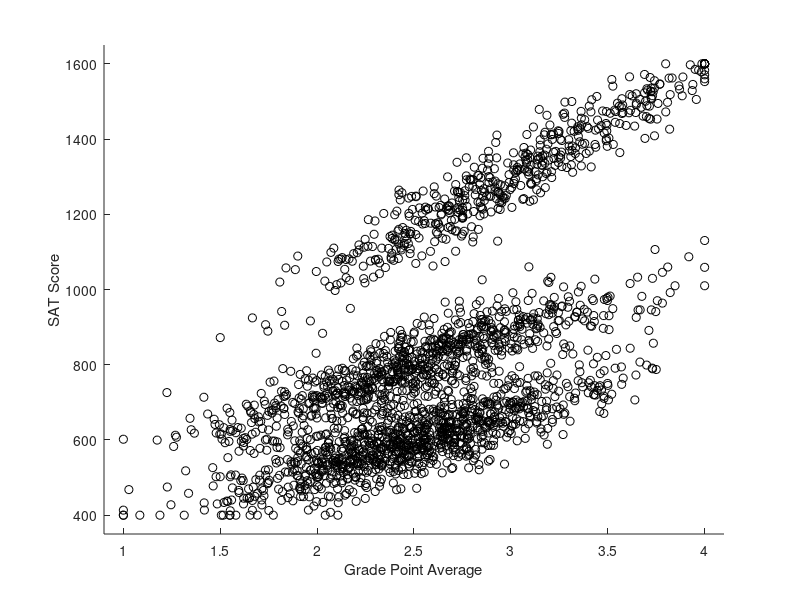

This figure's MATLAB source: (Note: this script raises an error after producing the figure.)
% Generate example/test data for a mixed effects model.
%
% Premise: A scientist wants to test if SAT score is correlated with high
% school GPA.  She has collected data from 120 students attending 3 high
% schools in St. Louis: Jennings (a public high school plagues by poverty),
% Gateway Science Academy (a charter school), and Burroughs (an elite
% college prep school). Due to data being collected during the COVID-19
% pandemic, students attended school using Zoom, Google Meet, Microsoft
% Teams, or in-person.
%
% GPA ranges from 1.0 to 4.0 with an average of about 3.0.
% SAT scores range from 400 (lowest possible score) to 1600 (perfect).
% Both are (supposed) to be normally distributed.

%% Generate the Data

% Number of students in each school.
n_jennings = 1000;
n_gateway = 800;
n_burroughs = 500;
n = n_jennings + n_gateway + n_burroughs;

% Generate GPAs.
gpa = normrnd(2.5,0.5,n,1);
gpa(gpa < 1) = 1;
gpa(gpa > 4) = 4;

% Split students into 3 high schools.
school = zeros(n,3);
school(1:n_jennings, 1) = 1; % Jennings
school((n_jennings+1):(n_jennings+n_gateway), 2) = 1; % Gateway
school((n_jennings+n_gateway+1):n, 3) = 1; % Burroughs

% Also create a categorical variable to indicate school membership.
% 1 = Jennings
% 2 = Gateway
% 3 = Burroughs
G = sum(school .* [1,2,3], 2);

% Simulate some overall relationship between SAT score and GPA.
intercept = 300;
slope = 200;
sat = intercept + gpa .* slope;

% Mix in the effect of school.
% Comment/uncomment to simulate random intercept, random slope, or random
% intercept + slope models.
school_intercept = [-75; 75; 300];
%school_intercept = [0; 0; 0];
school_slope = [-50; -30; 80];
%school_slope = [0; 0; 0];
sat = sat + school * school_intercept + school.*gpa * school_slope;

% Adjust the "true" slope and intercept to reflect the average cluster
% contributions.
intercept = intercept + mean(school_intercept);
slope = slope + mean(school_slope);

% The GPA of students at Burroughs is inflated.
% This makes the fixed effects only estimate biased.
gpa(school(:,3) == 1) = gpa(school(:,3) == 1) + 0.5;
gpa(gpa > 4) = 4;

% Add in homoskedastic error.
sat = sat + normrnd(0, 50, n, 1);

% Clip data to range of possible SAT scores.
sat(sat < 400) = 400;
sat(sat > 1600) = 1600;

%% Fixed Effects Model (GPA only)

model_fixed = struct;

% The observations are SAT score.
Y = sat;
model_fixed.Y = Y;

% Construct fixed effects design matrix.
X = [ones(n,1), gpa];
model_fixed.X = X;

% Fit the fixed effects model.
Xpinv = pinv(X);
model_fixed.B = pinv(X)*Y;

% Find the standard errors.
model_fixed.SE = sqrt(diag(pinv(X)*pinv(X)'*sum((Y-X*model_fixed.B).^2)/size(Y,1)));

% Compute T-values.
model_fixed.T = model_fixed.B ./ model_fixed.SE;

% Scatterplot
figure; hold on;
scatter_h = scatter(gpa, sat, 'k');
xlabel('Grade Point Average'); ylabel('SAT Score');
xrange = [0.9, 4.1]; xlim(xrange); ylim([350,1650]);
line(xrange, model_fixed.B(1) + xrange.*model_fixed.B(2), 'Color', scatter_h.CData, 'LineStyle', '--');
title({['Fixed Effects B = [' num2str(model_fixed.B(1), '%0.0f') '; ' num2str(model_fixed.B(2), '%0.0f') ']']; ['SE = [' num2str(model_fixed.SE(1), '%0.0f') '; ' num2str(model_fixed.SE(2), '%0.0f') '], T = [' num2str(model_fixed.T(1), '%0.2f') ', ' num2str(model_fixed.T(2), '%0.2f') ']']}, 'interpreter', 'none');

% Compute Standard Error for Fixed Effects Model Using Sandwich Estimator
resid = model_fixed.Y - model_fixed.X * model_fixed.B;
model_fixed.swe_covB = swe(Xpinv, resid, G);
clear resid Xpinv

% Start a table to track and compare estimates of B and its standard error
% using different method.
comparison_tbl = table(repmat(model_fixed.B', 2, 1), [model_fixed.SE'; sqrt(diag(model_fixed.swe_covB.block))'], 'VariableNames', {'B', 'SE'}, 'RowNames', {'Fixed Only', 'Fixed + Block SwE'});

%% Mixed Effects Model, Random Intercept for School

% The random effect design matrix is just three columns of ones and zeros
% encoding which school the student goes to.
Z = school;

% There is only one random effect variance, that of the intercept.
sigma_ncols = [3];

% Fit the mixed effects model using the method of moments!
model_int = mom(X, Y, Z, sigma_ncols);
clear Z sigma_ncols;

% We can extract the standard error from the diagonal of the
% variance-covariance matrix for B.
model_int.SE = sqrt(diag(model_int.B_cov));
model_int.T = model_int.B ./ model_int.SE;

% Scatterplot
figure; hold on;
scatter_h1 = scatter(gpa(logical(school(:,1))), sat(logical(school(:,1))));
scatter_h2 = scatter(gpa(logical(school(:,2))), sat(logical(school(:,2))));
scatter_h3 = scatter(gpa(logical(school(:,3))), sat(logical(school(:,3))));
xlabel('Grade Point Average'); ylabel('SAT Score');
xrange = [0.9, 4.1]; xlim(xrange); ylim([350,1650]);
line_fixed = line(xrange, model_fixed.B(1) + xrange.*model_fixed.B(2), 'Color', 'black', 'LineStyle', '--');
line_marginal = line(xrange, model_int.B(1) + xrange.*model_int.B(2), 'Color', 'black');
line(xrange, model_int.B(1) + model_int.u(1) + xrange.*model_int.B(2), 'Color', scatter_h1.CData);
line(xrange, model_int.B(1) + model_int.u(2) + xrange.*model_int.B(2), 'Color', scatter_h2.CData);
line(xrange, model_int.B(1) + model_int.u(3) + xrange.*model_int.B(2), 'Color', scatter_h3.CData);
legend([scatter_h3, scatter_h2, scatter_h1, line_marginal, line_fixed], 'Burroughs', 'Gateway', 'Jennings', 'Marginal', 'Fixed Only', 'Location', 'Northwest');
title({['Random Intercept, B = [' num2str(model_int.B(1), '%0.0f') '; ' num2str(model_int.B(2), '%0.0f') ']']; ['SE = [' num2str(model_int.SE(1), '%0.0f') '; ' num2str(model_int.SE(2), '%0.2f') '], T = [' num2str(model_int.T(1), '%0.2f') ', ' num2str(model_int.T(2), '%0.0f') ']']}, 'interpreter', 'none');

% Add to comparison table.
comparison_tbl = [comparison_tbl; table(model_int.B', model_int.SE', 'VariableNames', {'B', 'SE'}, 'RowNames', {'MoM Intercept'})];

%% Mixed Effects Model, Random Slope for School

% The random effect design matrix is three columns containing the GPA for
% schools in the column, otherwise zero.
Z = school.*gpa;

% There is only one random effect variance, that of the slope.
sigma_ncols = [3];

% Fit the mixed effects model using the method of moments!
model_slope = mom(X, Y, Z, sigma_ncols);
clear X Z sigma_ncols;

% We can extract the standard error from the diagonal of the
% variance-covariance matrix for B.
model_slope.SE = sqrt(diag(model_slope.B_cov));
model_slope.T = model_slope.B ./ model_slope.SE;

% Scatterplot
figure; hold on;
scatter_h1 = scatter(gpa(logical(school(:,1))), sat(logical(school(:,1))));
scatter_h2 = scatter(gpa(logical(school(:,2))), sat(logical(school(:,2))));
scatter_h3 = scatter(gpa(logical(school(:,3))), sat(logical(school(:,3))));
xlabel('Grade Point Average'); ylabel('SAT Score');
xrange = [0.9, 4.1]; xlim(xrange); ylim([350,1650]);
line_fixed = line(xrange, model_fixed.B(1) + xrange.*model_fixed.B(2), 'Color', 'black', 'LineStyle', '--');
line_marginal = line(xrange, model_slope.B(1) + xrange.*model_slope.B(2), 'Color', 'black');
line(xrange, model_slope.B(1) + xrange.*(model_slope.B(2) + model_slope.u(1)), 'Color', scatter_h1.CData);
line(xrange, model_slope.B(1) + xrange.*(model_slope.B(2) + model_slope.u(2)), 'Color', scatter_h2.CData);
line(xrange, model_slope.B(1) + xrange.*(model_slope.B(2) + model_slope.u(3)), 'Color', scatter_h3.CData);
legend([scatter_h3, scatter_h2, scatter_h1, line_marginal, line_fixed], 'Burroughs', 'Gateway', 'Jennings', 'Marginal', 'Fixed Only', 'Location', 'Northwest');
title({['Random Slope, B = [' num2str(model_slope.B(1), '%0.0f') '; ' num2str(model_slope.B(2), '%0.0f') ']']; ['SE = [' num2str(model_slope.SE(1), '%0.0f') '; ' num2str(model_slope.SE(2), '%0.0f') '], T = [' num2str(model_slope.T(1), '%0.2f') ', ' num2str(model_slope.T(2), '%0.2f') ']']}, 'interpreter', 'none');

% Add to comparison table.
comparison_tbl = [comparison_tbl; table(model_slope.B', model_slope.SE', 'VariableNames', {'B', 'SE'}, 'RowNames', {'MoM Slope'})];

%% Mixed Effects Model, Random Intercept and Centered Slope for School

% Center the slope by subtracting away its mean.
X_centered = [ones(n,1), gpa - mean(gpa)];
Z_centered = [school, school .* (gpa - mean(gpa))];

% There are two one random effect variances,
% one for the interecept,
% and one for the slope.
sigma_ncols = [3, 3];

% Fit the mixed effects model using the method of moments.
% Rectify negative random effect variances to zero by passing in
% allow_negative_sigmas = true.
model_both = mom(X_centered, Y, Z_centered, sigma_ncols, true);
clear Z_centered sigma_ncols

% We can extract the standard error from the diagonal of the
% variance-covariance matrix for B.
model_both.SE = sqrt(diag(model_both.B_cov));

% Un-center by adding the mean back the estimates of the fixed and random
% effect intercepts.  Note this does *not* un-center the estimates of the
% random effect sigmas.
model_both.B(1) = model_both.B(1) - model_both.B(2).*mean(gpa);
model_both.u(1:3) = model_both.u(1:3) - model_both.u(4:6).*mean(gpa);

model_both.T = model_both.B ./ model_both.SE;

% Scatterplot
figure; hold on;
scatter_h1 = scatter(gpa(logical(school(:,1))), sat(logical(school(:,1))));
scatter_h2 = scatter(gpa(logical(school(:,2))), sat(logical(school(:,2))));
scatter_h3 = scatter(gpa(logical(school(:,3))), sat(logical(school(:,3))));
xlabel('Grade Point Average'); ylabel('SAT Score');
xrange = [0.9, 4.1]; xlim(xrange); ylim([350,1650]);
line_fixed = line(xrange, model_fixed.B(1) + xrange.*model_fixed.B(2), 'Color', 'black', 'LineStyle', '--');
line_marginal = line(xrange, model_both.B(1) + xrange.*model_both.B(2), 'Color', 'black');
line(xrange, model_both.B(1) + model_both.u(1) + xrange.*(model_both.B(2) + model_both.u(4)), 'Color', scatter_h1.CData);
line(xrange, model_both.B(1) + model_both.u(2) + xrange.*(model_both.B(2) + model_both.u(5)), 'Color', scatter_h2.CData);
line(xrange, model_both.B(1) + model_both.u(3) + xrange.*(model_both.B(2) + model_both.u(6)), 'Color', scatter_h3.CData);
legend([scatter_h3, scatter_h2, scatter_h1, line_marginal, line_fixed], 'Burroughs', 'Gateway', 'Jennings', 'Marginal', 'Fixed Only', 'Location', 'Northwest');
title({['Random Intercept + Slope B = [' num2str(model_both.B(1), '%0.0f') '; ' num2str(model_both.B(2), '%0.0f') ']']; ['SE = [' num2str(model_both.SE(1), '%0.0f') '; ' num2str(model_both.SE(2), '%0.0f') '], T = [' num2str(model_both.T(1), '%0.2f') ', ' num2str(model_both.T(2), '%0.2f') ']']}, 'interpreter', 'none');

% Add to comparison table.
comparison_tbl = [comparison_tbl; table(model_both.B', model_both.SE', 'VariableNames', {'B', 'SE'}, 'RowNames', {'MoM Intercept + Slope'})];

%% Use REML, Random Intercept + Centered Slope
G = sum(school .* [1,2,3], 2);
reml = fitlmematrix(X_centered,Y,X_centered,G, 'FitMethod', 'REML');
model_reml = struct;
model_reml.X = X_centered;
model_reml.Y = Y;
model_reml.B = fixedEffects(reml);
model_reml.u = randomEffects(reml); model_reml.u = [model_reml.u(1); model_reml.u(3); model_reml.u(5); model_reml.u(2); model_reml.u(4); model_reml.u(6)];
[psi, mse] = covarianceParameters(reml);
model_reml.sigmas = diag(psi{1}); clear psi
model_reml.mse = mse; clear mse
model_reml.SE = sqrt(diag(reml.CoefficientCovariance));
clear X_centered Y

% Un-center by adding the mean back the estimates of the fixed and random
% effect intercepts.  Note this does *not* un-center the estimates of the
% random effect sigmas.
model_reml.B(1) = model_reml.B(1) - model_reml.B(2).*mean(gpa);
model_reml.u(1:3) = model_reml.u(1:3) - model_reml.u(4:6).*mean(gpa);

% Compute t-values.
model_reml.T = model_reml.B ./ model_reml.SE;

% Scatterplot
figure; hold on;
scatter_h1 = scatter(gpa(logical(school(:,1))), sat(logical(school(:,1))));
scatter_h2 = scatter(gpa(logical(school(:,2))), sat(logical(school(:,2))));
scatter_h3 = scatter(gpa(logical(school(:,3))), sat(logical(school(:,3))));
xlabel('Grade Point Average'); ylabel('SAT Score');
xrange = [0.9, 4.1]; xlim(xrange); ylim([350,1650]);
line_fixed = line(xrange, model_fixed.B(1) + xrange.*model_fixed.B(2), 'Color', 'black', 'LineStyle', '--');
line_marginal = line(xrange, model_reml.B(1) + xrange.*model_reml.B(2), 'Color', 'black');
line(xrange, model_reml.B(1) + model_reml.u(1) + xrange.*(model_reml.B(2) + model_reml.u(4)), 'Color', scatter_h1.CData);
line(xrange, model_reml.B(1) + model_reml.u(2) + xrange.*(model_reml.B(2) + model_reml.u(5)), 'Color', scatter_h2.CData);
line(xrange, model_reml.B(1) + model_reml.u(3) + xrange.*(model_reml.B(2) + model_reml.u(6)), 'Color', scatter_h3.CData);
legend([scatter_h3, scatter_h2, scatter_h1, line_marginal, line_fixed], 'Burroughs', 'Gateway', 'Jennings', 'Marginal', 'Fixed Only', 'Location', 'Northwest');
title({['Random Intercept + Slope (REML) B = [' num2str(model_reml.B(1), '%0.0f') '; ' num2str(model_reml.B(2), '%0.0f') ']'], ['SE = [' num2str(model_reml.SE(1), '%0.0f') '; ' num2str(model_reml.SE(2), '%0.0f') '], T = [' num2str(model_reml.T(1), '%0.2f') ', ' num2str(model_reml.T(2), '%0.2f') ']']});

% Add to the comparison table.
comparison_tbl = [comparison_tbl; table(model_reml.B', model_reml.SE', 'VariableNames', {'B', 'SE'}, 'RowNames', {'REML Intercept + Slope'})];

%% Fixed Effects with Clusters

X = [ones(n,1), gpa, school(:,1).*1.5-0.5, school(:,2).*1.5-0.5, gpa.*(school(:,1).*1.5-0.5), gpa.*(school(:,2).*1.5-0.5)];
Y = sat;
B = pinv(X)*Y;
u = zeros(6,1);
u(1) = B(3)-0.5*B(4);
u(2) = B(4)-0.5*B(3);
u(3) = -0.5*B(3)-0.5*B(4);
u(4) = B(5)-0.5*B(6);
u(5) = B(6)-0.5*B(5);
u(6) = -0.5*B(5)-0.5*B(6);
% Find the standard errors.
SE = sqrt(diag(pinv(X)*pinv(X)'*sum((Y-X*B).^2)/size(Y,1)));
model_marginal_both = struct('X', X, 'Y', sat, 'B', B, 'u', u, 'SE', SE);
clear X Y B u SE T

% Compute Standard Error for Fixed Effects Model Using Sandwich Estimator
Xpinv = pinv(model_marginal_both.X(:, 1:2));
resid = model_marginal_both.Y - model_marginal_both.X(:, 1:2) * model_marginal_both.B(1:2);
model_marginal_both.swe_covB = swe(Xpinv, resid, G);
clear resid Xpinv
model_marginal_both.SE_swe = sqrt(diag(model_marginal_both.swe_covB.block));
model_marginal_both.T = model_marginal_both.B(1:2) ./ model_marginal_both.SE_swe(1:2);

% Start a table to track and compare estimates of B and its standard error
% using different method.
comparison_tbl = [comparison_tbl; table(repmat(model_marginal_both.B(1:2)', 2, 1), [model_marginal_both.SE(1:2)'; sqrt(diag(model_marginal_both.swe_covB.block))'], 'VariableNames', {'B', 'SE'}, 'RowNames', {'Marginal Only', 'Marginal + Block SwE'})]

% Scatterplot
figure; hold on;
scatter_h1 = scatter(gpa(logical(school(:,1))), sat(logical(school(:,1))));
scatter_h2 = scatter(gpa(logical(school(:,2))), sat(logical(school(:,2))));
scatter_h3 = scatter(gpa(logical(school(:,3))), sat(logical(school(:,3))));
xlabel('Grade Point Average'); ylabel('SAT Score');
xrange = [0.9, 4.1]; xlim(xrange); ylim([350,1650]);
line_fixed = line(xrange, model_fixed.B(1) + xrange.*model_fixed.B(2), 'Color', 'black', 'LineStyle', '--');
line_marginal = line(xrange, model_marginal_both.B(1) + xrange.*model_marginal_both.B(2), 'Color', 'black');
line(xrange, model_marginal_both.B(1) + model_marginal_both.u(1) + xrange.*(model_marginal_both.B(2) + model_marginal_both.u(4)), 'Color', scatter_h1.CData);
line(xrange, model_marginal_both.B(1) + model_marginal_both.u(2) + xrange.*(model_marginal_both.B(2) + model_marginal_both.u(5)), 'Color', scatter_h2.CData);
line(xrange, model_marginal_both.B(1) + model_marginal_both.u(3) + xrange.*(model_marginal_both.B(2) + model_marginal_both.u(6)), 'Color', scatter_h3.CData);
legend([scatter_h3, scatter_h2, scatter_h1, line_marginal, line_fixed], 'Burroughs', 'Gateway', 'Jennings', 'Marginal', 'Fixed Only', 'Location', 'Northwest');
title({['Marginal Intercept + Slope = [' num2str(model_marginal_both.B(1), '%0.0f') '; ' num2str(model_marginal_both.B(2), '%0.0f') ']'], ['SE (SwE) = [' num2str(model_marginal_both.SE_swe(1), '%0.0f') '; ' num2str(model_marginal_both.SE_swe(2), '%0.0f') '], T = [' num2str(model_marginal_both.T(1), '%0.2f') ', ' num2str(model_marginal_both.T(2), '%0.2f') ']']});